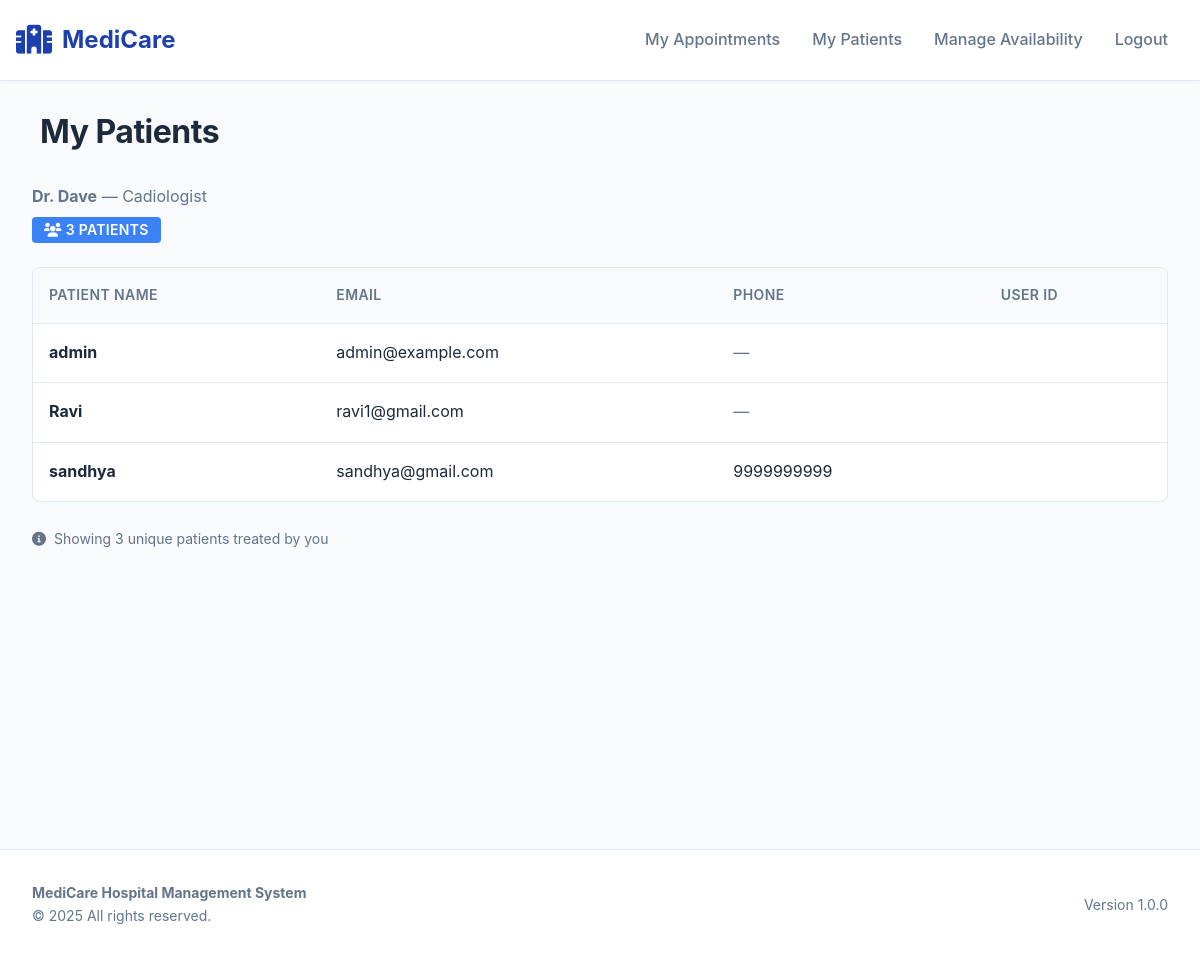
Page /doctor/patients/1 on the committed database.
### application/models.py (models this page shows)
class Doctors(db.Model):
    id = db.Column(db.Integer, primary_key=True)
    name = db.Column(db.String(80), nullable = False)
    specialization = db.Column(db.String(100), nullable = False)
    email = db.Column(db.String(100), unique = True, nullable = False)
    password = db.Column(db.String(20), nullable = False)
    is_active = db.Column(db.Boolean, default=True, nullable=False)
    requests = db.relationship('Appointment', backref='doctor', lazy=True)
    slots = db.relationship('Slot', backref='doctor', lazy=True)

class User(db.Model):
    id = db.Column(db.Integer, primary_key=True)
    username = db.Column(db.String(80), unique = True, nullable = False)
    email = db.Column(db.String(100), unique = True, nullable = False)
    password = db.Column(db.String(20), nullable = False)
    phone = db.Column(db.String(15), nullable=True)
    type = db.Column(db.String(20), nullable = False, default='user')
    requests = db.relationship('Appointment', backref='user', lazy=True)

### application/controllers.py (the view)
@app.route('/doctor/patients/<int:doctor_id>')
def doctor_patients(doctor_id):
    doc = Doctors.query.get(doctor_id)
    if not doc:
        return redirect('/login')
    appointments = Appointment.query.filter_by(doctor_id=doctor_id).all()
    patients = {}
    for appt in appointments:
        if appt.user_id not in patients:
            patients[appt.user_id] = appt.user
    return render_template('doctor_patients.html', doctor=doc, patients=list(patients.values()))

### templates/doctor_patients.html (shortened to what this page needs)
{% extends "base.html" %}
{% block nav_items %}
    <li class="nav-item">
        <a class="nav-link" href="/doctor/appointments/{{ doctor.id }}">My Appointments</a>
    </li>
    <li class="nav-item">
        <a class="nav-link" href="/doctor/patients/{{ doctor.id }}">My Patients</a>
    </li>
    <li class="nav-item">
        <a class="nav-link" href="/doctor/availability/{{ doctor.id }}">Manage Availability</a>
    </li>
    <li class="nav-item">
        <a class="nav-link" href="/logout">Logout</a>
    </li>
{% endblock %}
{% block content %}
<h1 class="page-title">
    My Patients
</h1>
<div class="mb-4">
    <p class="text-muted mb-2">
        <strong>Dr. {{ doctor.name }}</strong> — {{ doctor.specialization }}
    </p>
    <span class="badge badge-primary" style="font-size: 14px; padding: 6px 12px;">
        <i class="fas fa-users me-1"></i>{{ patients|length }} Patient{{ "s" if patients|length != 1 else "" }}
    </span>
</div>
{% if patients %}
    <div class="table-container">
        <table class="table">
            <thead>
                <tr>
                    <th>Patient Name</th>
                    <th>Email</th>
                    <th>Phone</th>
                    <th>User ID</th>
                </tr>
            </thead>
            <tbody>
                {% for patient in patients %}
                    <tr>
                        <td>
                            <strong>{{ patient.username }}</strong>
                        </td>
                        <td>{{ patient.email }}</td>
                        <td>
                            {% if patient.phone %}
                                {{ patient.phone }}
                            {% else %}
                                <span class="text-muted">—</span>
                            {% endif %}
                        </td>
                        <td>
                            <span class="badge badge-secondary">{{ patient.id }}</span>
                        </td>
                    </tr>
                {% endfor %}
            </tbody>
        </table>
    </div>
    <div class="mt-4">
        <small class="text-muted">
            <i class="fas fa-info-circle me-2"></i>Showing {{ patients|length }} unique patient{{ "s" if patients|length != 1 else "" }} treated by you
        </small>
    </div>
{% else %}
    <div class="empty-state">
        <i class="fas fa-inbox"></i>
        <h5>No patients yet</h5>
        <p>Your patient list will appear here after your first appointment</p>
    </div>
{% endif %}
{% endblock %}

### templates/base.html (style rules this page uses)
:root { --primary: #1e40af; --primary-dark: #1e3a8a; --primary-light: #3b82f6; --secondary: #64748b; --success: #10b981; --warning: #f59e0b; --danger: #ef4444; --light-bg: #f8fafc; --border-color: #e2e8f0; --text-primary: #1e293b; --text-secondary: #64748b; }
* { margin: 0; padding: 0; box-sizing: border-box; }
body { background-color: var(--light-bg); color: var(--text-primary); font-family: -apple-system, BlinkMacSystemFont, 'Segoe UI', Roboto, 'Helvetica Neue', Arial, sans-serif; line-height: 1.6; }
.nav-link { color: var(--text-secondary) !important; font-weight: 500; margin: 0 8px; transition: color 0.2s ease; }
.page-title { font-size: 2rem; font-weight: 700; color: var(--text-primary); margin-bottom: 2rem; letter-spacing: -0.5px; }
h1, h2, h3, h4, h5, h6 { color: var(--text-primary); font-weight: 600; }
.text-muted { color: var(--text-secondary) !important; }
.table-container { background: white; border: 1px solid var(--border-color); border-radius: 8px; overflow: hidden; }
.table { margin-bottom: 0; }
.table thead { background: var(--light-bg); border-bottom: 1px solid var(--border-color); }
.table thead th { padding: 1rem; font-size: 0.875rem; font-weight: 600; color: var(--text-secondary); text-transform: uppercase; letter-spacing: 0.4px; border: none; }
.table tbody td { padding: 1rem; border-bottom: 1px solid var(--border-color); color: var(--text-primary); }
.table tbody tr:last-child td { border-bottom: none; }
.badge { padding: 0.4rem 0.8rem; font-size: 0.75rem; font-weight: 600; border-radius: 4px; text-transform: uppercase; letter-spacing: 0.3px; }
.badge-primary { background: var(--primary-light); color: white; }

### rows in the picture
Doctors: name "Dave", specialization "Cadiologist"
User: username "admin", email "admin@example.com"
User: username "Ravi", email "ravi1@gmail.com"
User: username "sandhya", email "sandhya@gmail.com", phone "9999999999"

### other values in the picture
{{ patients|length }} "3"
{{ "s" if patients|length != 1 else "" }} "S"
{{ "s" if patients|length != 1 else "" }} "s"
